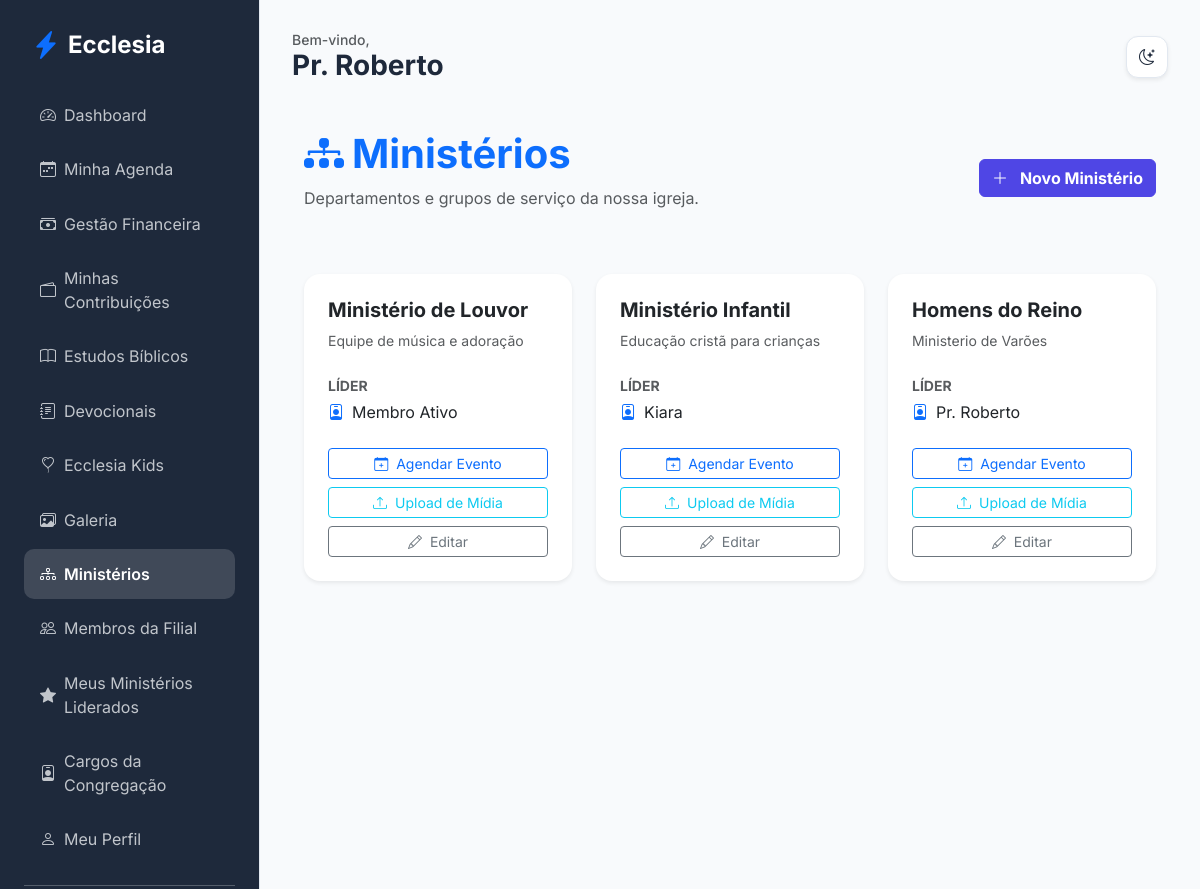
The app's page /members/ministries (signed in) with its own data.
### app/core/models.py (models this page shows, shortened)
class User(db.Model, UserMixin):
    id = db.Column(db.Integer, primary_key=True)
    name = db.Column(db.String(100), nullable=False)
    email = db.Column(db.String(120), unique=True, nullable=False)
    password_hash = db.Column(db.String(128))
    birth_date = db.Column(db.Date)
    gender = db.Column(db.String(20))
    documents = db.Column(db.String(200)) # Flexível para diferentes países
    tax_id = db.Column(db.String(20), nullable=True)  # NIF (PT), CPF/CNPJ (BR), etc.
    address = db.Column(db.Text)
    phone = db.Column(db.String(50))
    profile_photo = db.Column(db.String(255), nullable=True)
    status = db.Column(db.String(20), default='pending') # pending, active, rejected
    is_email_verified = db.Column(db.Boolean, default=False)
    email_verification_token = db.Column(db.String(100), unique=True, nullable=True)
    data_consent = db.Column(db.Boolean, default=False)
    data_consent_date = db.Column(db.DateTime)
    marketing_consent = db.Column(db.Boolean, default=False)
    is_ministry_leader = db.Column(db.Boolean, default=False)
    church_id = db.Column(db.Integer, db.ForeignKey('church.id'))
    family_id = db.Column(db.Integer, db.ForeignKey('family.id'), nullable=True)
    church_role_id = db.Column(db.Integer, db.ForeignKey('church_role.id'), nullable=True)
    ministries = db.relationship('Ministry', secondary=member_ministries, backref=db.backref('members', lazy='dynamic'))
    can_manage_ministries = db.Column(db.Boolean, default=False)
    can_manage_media = db.Column(db.Boolean, default=False)
    can_publish_devotionals = db.Column(db.Boolean, default=False)
    can_approve_members = db.Column(db.Boolean, default=False)
    can_manage_finance = db.Column(db.Boolean, default=False)
    can_manage_kids = db.Column(db.Boolean, default=False)
    can_manage_events = db.Column(db.Boolean, default=False)

class Ministry(db.Model):
    id = db.Column(db.Integer, primary_key=True)
    name = db.Column(db.String(100), nullable=False)
    description = db.Column(db.Text)
    church_id = db.Column(db.Integer, db.ForeignKey('church.id'))
    leader_id = db.Column(db.Integer, db.ForeignKey('user.id'), nullable=True)
    is_kids_ministry = db.Column(db.Boolean, default=False)
    events = db.relationship('Event', backref='ministry', lazy=True)
    leader = db.relationship('User', foreign_keys=[leader_id])
    transactions = db.relationship('MinistryTransaction', backref='ministry', lazy=True)

### app/modules/members/routes.py (the view)
@members_bp.route('/ministries')
@login_required
def list_ministries():
    if current_user.church_role and current_user.church_role.name == 'Administrador Global':
        ministries = Ministry.query.all()
    elif can_manage_ministries():
        ministries = Ministry.query.filter_by(church_id=current_user.church_id).all()
    else:
        ministries = current_user.ministries
    return render_template('members/ministries.html', ministries=ministries)

### app/modules/members/routes.py (called while the page is built)
def can_manage_ministries():
    return current_user.can_manage_ministries or (current_user.church_role and current_user.church_role.name in ['Administrador Global', 'Pastor Líder'])

### app/templates/members/ministries.html
{% extends "base.html" %}
{% block content %}
<div class="container py-4">
    <div class="d-flex justify-content-between align-items-center mb-5">
        <div>
            <h1 class="fw-bold text-primary"><i class="bi bi-diagram-3-fill me-2"></i>Ministérios</h1>
            <p class="text-muted">Departamentos e grupos de serviço da nossa igreja.</p>
        </div>
        {% if current_user.can_manage_ministries or (current_user.church_role and current_user.church_role.name in ['Administrador Global', 'Pastor Líder']) %}
        <a href="{{ url_for('members.add_ministry') }}" class="btn btn-primary fw-bold">
            <i class="bi bi-plus-lg me-2"></i> Novo Ministério
        </a>
        {% endif %}
    </div>
    <div class="row g-4">
        {% for ministry in ministries %}
        <div class="col-md-6 col-lg-4">
            <div class="card h-100 border-0 shadow-sm">
                <div class="card-body p-4">
                    <h5 class="fw-bold mb-2">{{ ministry.name }}</h5>
                    <p class="text-muted small mb-4">{{ ministry.description }}</p>
                    <div class="mb-4">
                        <label class="small fw-bold text-muted d-block mb-1">LÍDER</label>
                        <div class="d-flex align-items-center">
                            <i class="bi bi-person-badge me-2 text-primary"></i>
                            <span>{{ ministry.leader.name if ministry.leader else 'Sem líder definido' }}</span>
                        </div>
                    </div>
                    <div class="d-grid gap-2">
                        {% if ministry.leader_id == current_user.id or current_user.can_manage_ministries or (current_user.church_role and current_user.church_role.name in ['Administrador Global', 'Pastor Líder']) %}
                        <a href="{{ url_for('members.add_ministry_event', id=ministry.id) }}" class="btn btn-sm btn-outline-primary">
                            <i class="bi bi-calendar-plus me-1"></i> Agendar Evento
                        </a>
                        <a href="{{ url_for('edification.upload_media', ministry_id=ministry.id) }}" class="btn btn-sm btn-outline-info">
                            <i class="bi bi-upload me-1"></i> Upload de Mídia
                        </a>
                        <a href="{{ url_for('members.edit_ministry', id=ministry.id) }}" class="btn btn-sm btn-outline-secondary">
                            <i class="bi bi-pencil me-1"></i> Editar
                        </a>
                        {% endif %}
                    </div>
                </div>
            </div>
        </div>
        {% else %}
        <div class="col-12 text-center py-5">
            <i class="bi bi-people fs-1 text-muted opacity-50 d-block mb-3"></i>
            <p class="text-muted">Nenhum ministério cadastrado.</p>
        </div>
        {% endfor %}
    </div>
</div>
{% endblock %}

### app/templates/base.html (shortened to what this page needs)
<!DOCTYPE html>
<html lang="pt-BR">
<head>
    <link href="https://cdn.jsdelivr.net/npm/bootstrap@5.3.0/dist/css/bootstrap.min.css" rel="stylesheet">
    <link href="https://cdn.jsdelivr.net/npm/bootstrap-icons@1.10.0/font/bootstrap-icons.css" rel="stylesheet">
    <link rel="stylesheet" href="{{ url_for('static', filename='css/premium.css') }}">
</head>
<body>
    {% if current_user.is_authenticated %}
    <div class="sidebar d-none d-lg-block">
        <div class="d-flex align-items-center mb-4 px-2">
            <i class="bi bi-lightning-charge-fill text-primary fs-3 me-2"></i>
            <h4 class="mb-0 fw-bold text-white">Ecclesia</h4>
        </div>
        {% include 'includes/_nav_links.html' %}
    </div>
    {% endif %}
    <div class="main-content {{ 'mx-auto' if not current_user.is_authenticated }}">
        {% if current_user.is_authenticated %}
        <header class="d-flex justify-content-between align-items-center mb-4 d-none d-lg-flex">
            <div>
                <h5 class="text-muted mb-0 small">Bem-vindo,</h5>
                <h3 class="fw-bold mb-0">{{ current_user.name }}</h3>
            </div>
            <div class="theme-toggle shadow-sm" onclick="toggleTheme()">
                <i class="bi bi-moon-stars" id="theme-icon"></i>
            </div>
        </header>
        {% endif %}
        {% block content %}{% endblock %}
    </div>
</body>
</html>

### app/static/css/premium.css (style rules this page uses)
:root { --primary: #4f46e5; --primary-hover: #4338ca; --secondary: #64748b; --success: #10b981; --danger: #ef4444; --warning: #f59e0b; --info: #06b6d4; --bg-main: #f8fafc; --bg-card: #ffffff; --text-main: #1e293b; --text-muted: #64748b; --border: #e2e8f0; --sidebar-bg: #1e293b; --sidebar-text: #f8fafc; --input-bg: #ffffff; }
body { font-family: 'Inter', sans-serif; background-color: var(--bg-main); color: var(--text-main); transition: background-color 0.3s ease, color 0.3s ease; }
.sidebar { background-color: var(--sidebar-bg); color: var(--sidebar-text); min-height: 100vh; padding: 2rem 1rem; }
.main-content { padding: 2rem; }
.card { background-color: var(--bg-card); border: 1px solid var(--border); border-radius: 1rem; box-shadow: 0 4px 6px -1px rgb(0 0 0 / 0.1); transition: transform 0.2s, background-color 0.3s; }
.btn-primary { background-color: var(--primary); border-color: var(--primary); }
.theme-toggle { cursor: pointer; padding: 0.5rem; border-radius: 50%; background: var(--bg-card); border: 1px solid var(--border); display: flex; align-items: center; justify-content: center; width: 40px; height: 40px; transition: all 0.3s ease; }

### app/templates/base.html (style rules this page uses)
:root { --sidebar-width: 260px; }
body { font-family: 'Inter', sans-serif; background-color: var(--bg-main); color: var(--text-main); transition: background-color 0.3s, color 0.3s; }
.sidebar { width: var(--sidebar-width); height: 100vh; position: fixed; left: 0; top: 0; z-index: 1000; background-color: var(--sidebar-bg); color: var(--sidebar-text); border-right: 1px solid var(--border); padding: 1.5rem; overflow-y: auto; transition: background-color 0.3s; }
.main-content { margin-left: var(--sidebar-width); padding: 2rem; min-height: 100vh; background-color: var(--bg-main); }
.card { border: 1px solid var(--border); box-shadow: 0 4px 12px rgba(0,0,0,0.05); }
.theme-toggle { cursor: pointer; padding: 0.6rem; border-radius: 12px; background: var(--bg-card); border: 1px solid var(--border); color: var(--text-main); display: flex; align-items: center; justify-content: center; width: 42px; height: 42px; transition: all 0.3s; }

### records on screen
User: name "Pr. Roberto"
Ministry: name "Ministério de Louvor", description "Equipe de música e adoração", leader "Membro Ativo"
Ministry: name "Ministério Infantil", description "Educação cristã para crianças", leader "Kiara"
Ministry: name "Homens do Reino", description "Ministerio de Varões", leader "Pr. Roberto"
